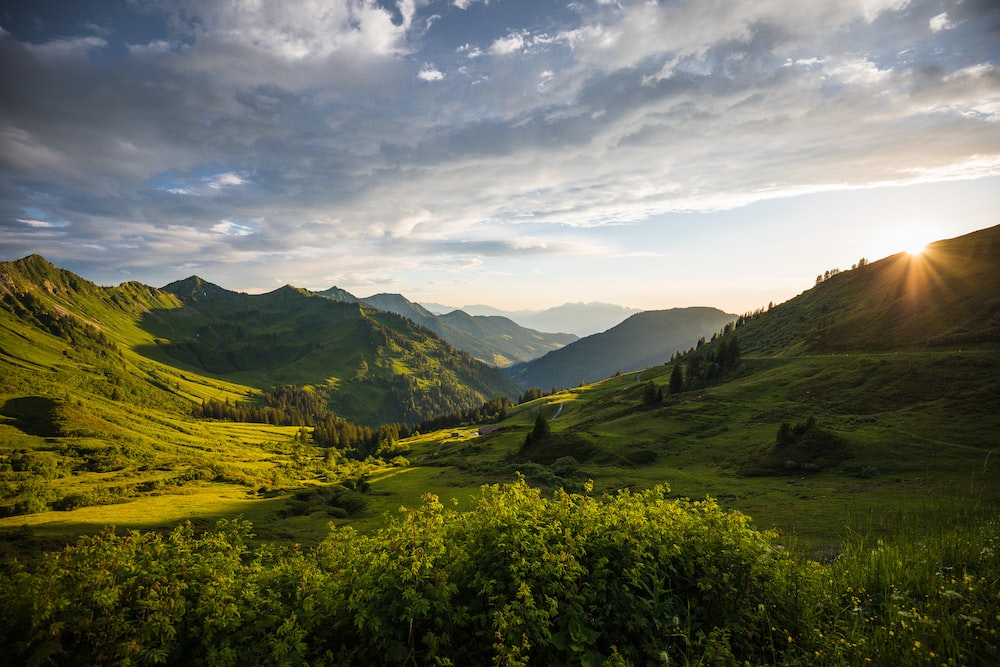
#> input picture DIP_4/landscape.jpg, 1000 x 667 px
$ python Edge_Detection.py
#> lines starting #> are read from the running program, lines starting #| are printed output that depends on the picture
from PIL import Image
import cv2
import numpy as np
import matplotlib.pyplot as plt

image_path = 'landscape.jpg'
image = Image.open(image_path)
#> image is the input picture: PIL image 1000x667 RGB; mean R, G, B 107.1, 108.5, 88.5

gray_image = cv2.cvtColor(np.array(image), cv2.COLOR_RGB2GRAY)
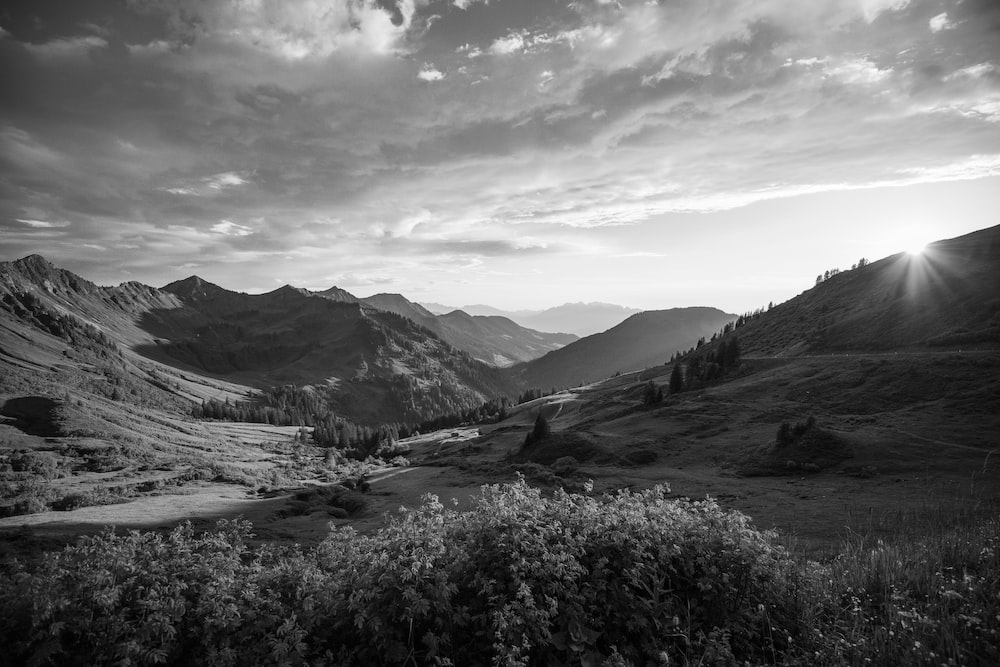
#> gray_image: shape (667, 1000); min 0, max 255, mean 105.8

sobel_x = np.array([[-1, 0, 1], [-2, 0, 2], [-1, 0, 1]])
sobel_y = np.array([[-1, -2, -1], [0, 0, 0], [1, 2, 1]])

gradient_x = cv2.filter2D(gray_image, -1, sobel_x)
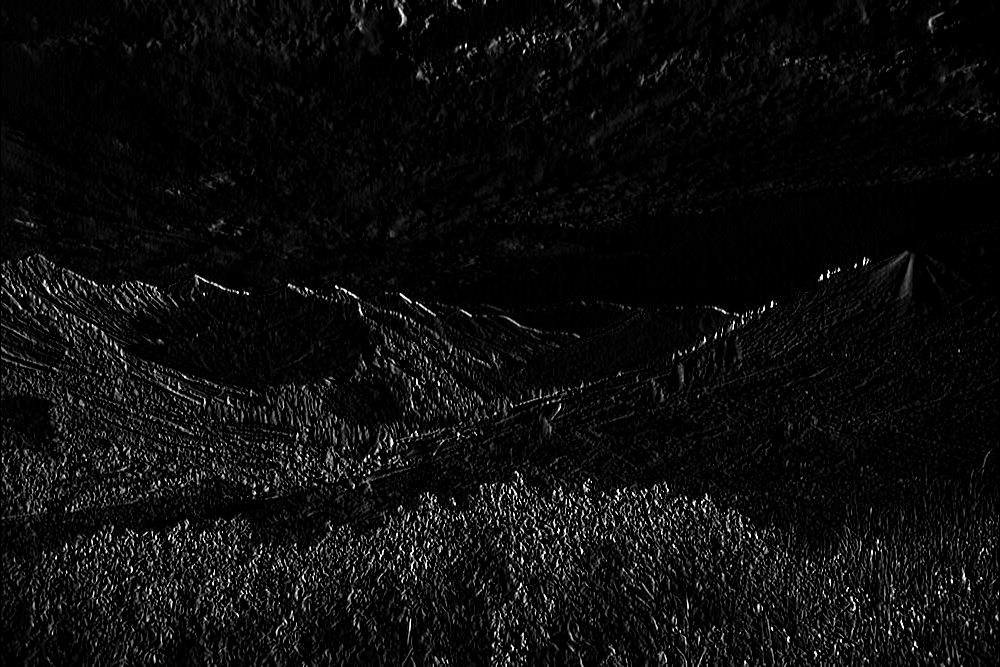
#> gradient_x: shape (667, 1000); min 0, max 255, mean 12.8
gradient_y = cv2.filter2D(gray_image, -1, sobel_y)
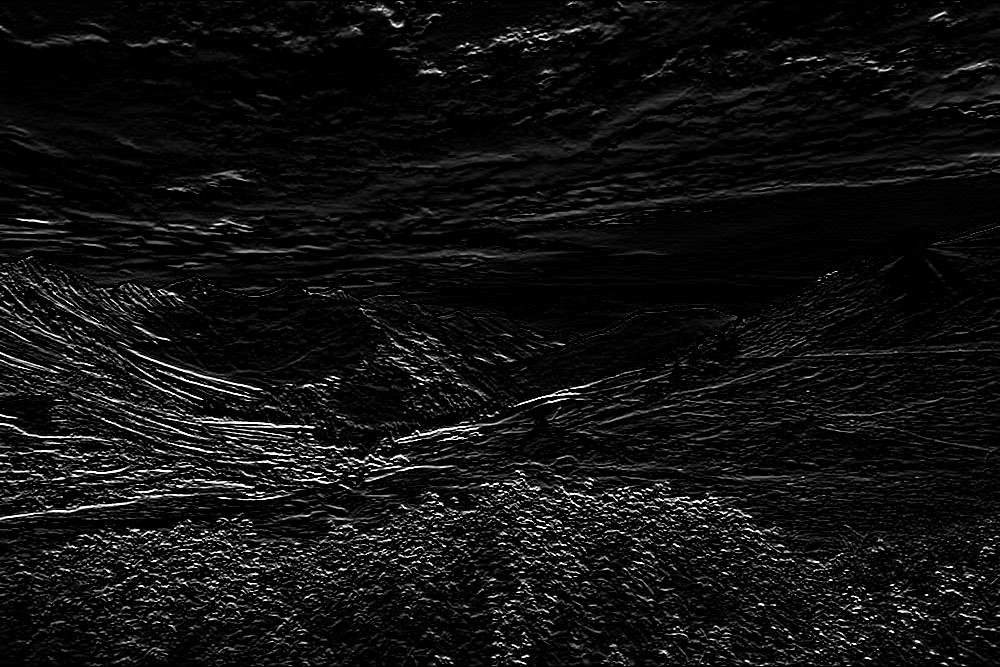
#> gradient_y: shape (667, 1000); min 0, max 255, mean 17

gradient_magnitude = np.sqrt(np.square(gradient_x) + np.square(gradient_y))
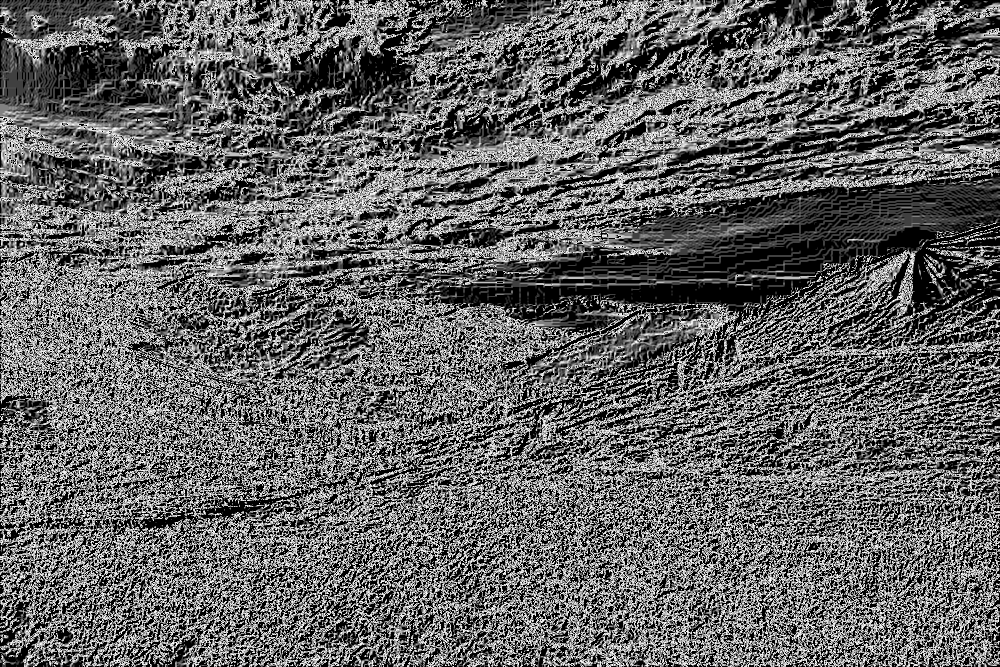
#> gradient_magnitude: shape (667, 1000) float16; min 0, max 15.81, mean 6.19; drawn with min black and max white

gradient_magnitude = gradient_magnitude.astype(np.uint8)

normalized_gradient_magnitude = cv2.normalize(gradient_magnitude, None, 0, 255, cv2.NORM_MINMAX)

threshold = 250
edges = (normalized_gradient_magnitude > threshold).astype(np.uint8) * 255
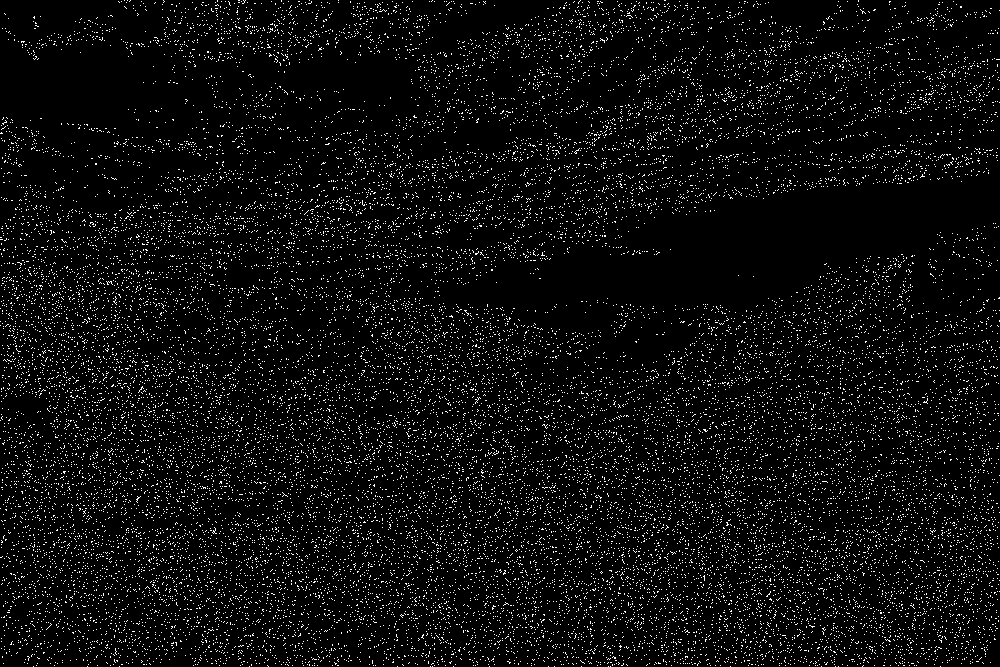
#> edges: shape (667, 1000); 5.1% white in thin lines or dots

plt.figure(figsize=(18, 6))

plt.subplot(1, 3, 1)
plt.imshow(gray_image, cmap='gray')
plt.title('Original Image')
plt.axis('off')

plt.subplot(1, 3, 2)
plt.imshow(normalized_gradient_magnitude, cmap='gray')
plt.title('Normalized Gradient Magnitude')
plt.axis('off')

plt.subplot(1, 3, 3)
plt.imshow(edges, cmap='gray')
plt.title('Edge Detection')
plt.axis('off')

plt.tight_layout()
plt.show()
